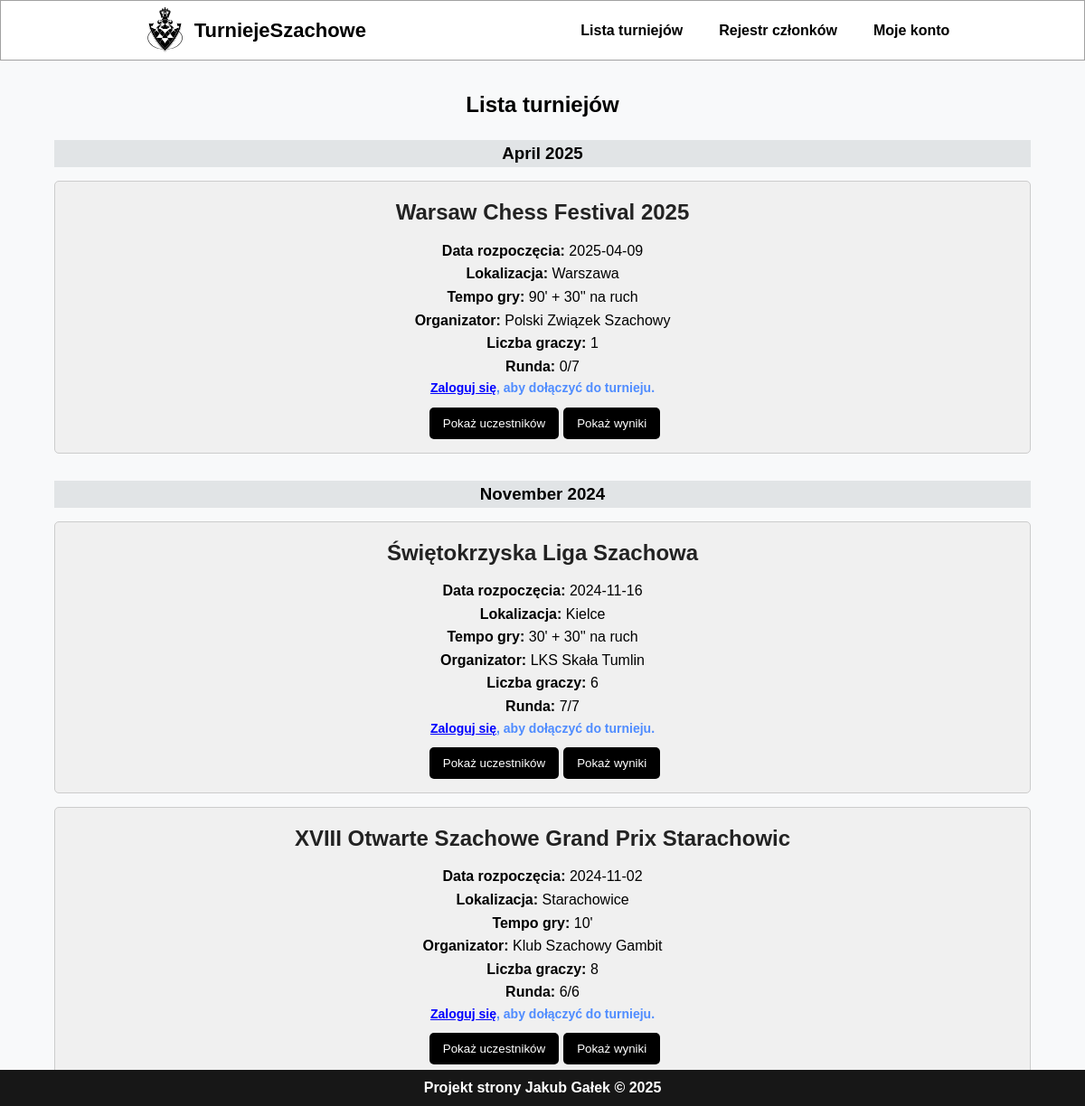
Page /pages/list_tournaments.php on the committed database.
### tables this page shows
CREATE TABLE `tournaments` (
  `TournamentID` int(11) NOT NULL,
  `TournamentName` varchar(255) NOT NULL,
  `StartDate` date DEFAULT NULL,
  `EndDate` date DEFAULT NULL,
  `Location` varchar(255) DEFAULT NULL,
  `GameTempo` varchar(50) DEFAULT NULL,
  `Arbiter` varchar(100) DEFAULT NULL,
  `Organizer` varchar(100) DEFAULT NULL,
  `CompletedRounds` int(11) DEFAULT NULL,
  `TotalRounds` int(11) DEFAULT NULL,
  `System` varchar(50) DEFAULT NULL,
  `PlayerCount` int(11) DEFAULT NULL
);

### pages/list_tournaments.php (the view, shortened to what this page needs)
<!DOCTYPE HTML>
<html lang="pl">
<head>
    <link rel="stylesheet" href="../css/main.css">
    <link rel="stylesheet" href="../css/main_mobile.css">
    <link rel="stylesheet" href="../css/list_tournaments.css">
</head>
<body>
<?php include('../include/header.php'); ?>
<div class="form-container">
    <h3 class="section-title">Lista turniejów</h3>
    <?php
include("../scripts/connect.php");
$polaczenie = new mysqli($host, $db_user, $db_password, $db_name);
$polaczenie->set_charset("utf8");
$sql = "SELECT * FROM tournaments ORDER BY StartDate DESC";
$wynik = $polaczenie->query($sql);
$currentMonth = "";
if ($wynik->num_rows > 0) {
    while ($row = $wynik->fetch_assoc()) {
        $month = strftime('%B %Y', strtotime($row['StartDate']));
        if ($month !== $currentMonth) {
            if ($currentMonth !== "") {
                echo "</div>";
            }
            echo "<h3 class='month-header'>" . $month . "</h3>";
            echo "<div class='month-section'>";
            $currentMonth = $month;
        }
        echo "<div class='tournament-card'>";
        echo "<h3>{$row['TournamentName']}</h3>";
        echo "<p><strong>Data rozpoczęcia:</strong> {$row['StartDate']}</p>";
        echo "<p><strong>Lokalizacja:</strong> {$row['Location']}</p>";
        echo "<p><strong>Tempo gry:</strong> {$row['GameTempo']}</p>";
        echo "<p><strong>Organizator:</strong> {$row['Organizer']}</p>";
        $tournamentId = $row['TournamentID'];
        $countPlayersSql = "SELECT PlayerCount, CompletedRounds, TotalRounds FROM tournaments WHERE TournamentID = ?";
        $stmt = $polaczenie->prepare($countPlayersSql);
        $stmt->bind_param("i", $tournamentId);
        $stmt->execute();
        $result = $stmt->get_result();
        $data = $result->fetch_assoc();
        $PlayerCount = $data['PlayerCount'];
        $CompletedRounds = $data['CompletedRounds'];
        $TotalRounds = $data['TotalRounds'];
        echo "<p><strong>Liczba graczy:</strong> {$PlayerCount}</p>";
        echo "<p><strong>Runda:</strong> {$CompletedRounds}/{$TotalRounds}</p>";
        if (!isset($_SESSION["logged"])) {
            echo "<p class='info'> <a style='text-decoration:underline;' href='panel_login.php'>Zaloguj się</a>, aby dołączyć do turnieju.</p>";
        }
        echo "<button onclick='toggleParticipants({$row['TournamentID']}, this)'>Pokaż uczestników</button>";
        echo "<button onclick='toggleResults({$row['TournamentID']}, this)'>Pokaż wyniki</button>";
        echo "</div>";
    }
} else {
    echo "<p>Brak turniejów.</p>";
}
?>
</div>
</div>
<?php include('../include/footer.php'); ?>
</body>
</html>

### css/main.css (style rules this page uses)
* { -webkit-font-smoothing: antialiased; -moz-osx-font-smoothing: grayscale; }
*, *::before, *::after { box-sizing: border-box; margin: 0; padding: 0; }
body { background-color: #f8f9fa; z-index: -1; font-family: 'Fira Code', sans-serif; color: black; min-height: 100vh; display: -webkit-box; display: flex; -webkit-box-pack: center; -webkit-box-align: center; align-items: center; margin: 0; display: flex; flex-direction: column; min-height: 100vh; line-height: 1.6; }
.form-container { padding: 5vh 8vw; border: 1px solid #ccc; border-radius: 8px; display: flex; flex-direction: column; text-align: center; color: black; background-color: #f0f0f0; }
a { color: black; font-weight: bold; text-decoration: none; }
.info { color: #4f8cff; font-weight: bold; font-size: 14px; }
.info a { color: blue; }
.section-title { font-size: 24px; font-weight: bold; margin-bottom: 20px; text-align: center; }

### css/list_tournaments.css (style rules this page uses)
.month-section { margin-bottom: 30px; }
.tournament-card { background-color: #f0f0f0; border: 1px solid #ccc; border-radius: 5px; padding: 15px; margin: 15px 0; overflow: auto; max-width: 100%; box-sizing: border-box; }
.tournament-card h3 { font-size: 1.5em; color: #222; }
button { background-color: #000; color: white; border: none; border-radius: 5px; padding: 10px 15px; cursor: pointer; margin-top: 10px; margin-left: 5px; }
h3 { margin-bottom: 10px; }
.month-header { background-color: #6c757d29; }
.form-container { padding: unset; border: unset; display: unset; background-color: unset; width: 90%; }

### rows in the picture
tournaments: StartDate "April 2025", TournamentName "Warsaw Chess Festival 2025", StartDate "2025-04-09", Location "Warszawa", GameTempo "90' + 30'' na ruch", Organizer "Polski Związek Szachowy", PlayerCount "1", CompletedRounds "0", TotalRounds "7"
tournaments: StartDate "November 2024", TournamentName "Świętokrzyska Liga Szachowa", StartDate "2024-11-16", Location "Kielce", GameTempo "30' + 30'' na ruch", Organizer "LKS Skała Tumlin", PlayerCount "6", CompletedRounds "7", TotalRounds "7"
tournaments: TournamentName "XVIII Otwarte Szachowe Grand Prix Starachowic", StartDate "2024-11-02", Location "Starachowice", GameTempo "10'", Organizer "Klub Szachowy Gambit", PlayerCount "8", CompletedRounds "6", TotalRounds "6"
